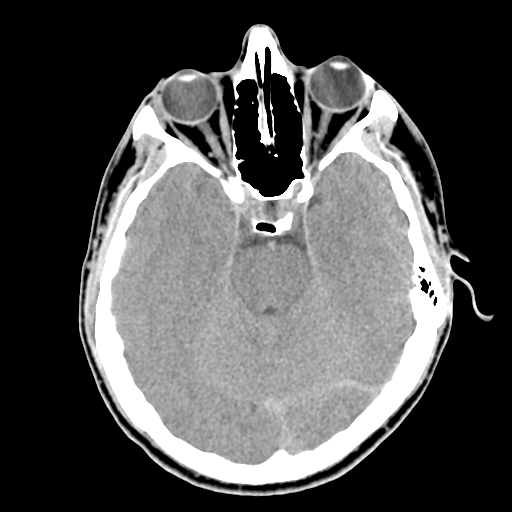
%> input picture HW7/CT.tif, 512 x 512 px
$ octave compression.m   (GNU Octave 9; MATLAB toolbox functions it lacks are replaced by stand-ins)
%> lines starting %> are read from the running program, lines starting %| are printed output that depends on the picture
### HW7/RLE.m
%Pratap Luitel
%ENGS 111
%HW 7
%This function computes the RLE compressed row vector from an input x
%matrix.

function [values,frequency]=RLE(x)
ind=1;
values(ind)=x(1);
frequency(ind)=1;

for i=2 :length(x)
    if x(i-1)==x(i)
       frequency(ind)=frequency(ind)+1;
    else ind=ind+1;
         values(ind)=x(i);
         frequency(ind)=1;
    end
end
end

### HW7/compressionHelp.m
%Pratap Luitel
%ENGS 111
%HW 7

%This script is based on prof Alex Hartov's jpgalg.m.
%Input
%imIn: input image
%quality: for quantization during compression
%Output
%originalSize: image size of orig image
%quantizedSize: image size after the G(u,v)/Q(u,v)*quality step
%RLEcompressed: image size after RLE compression


function [originalSize,quantizedSize,RLECompressed] = compressionHelp(imIn, quality);


R=double(imIn);


%% Convert from offset binary (uint8) to straight binary (int8)
% Note also that we operate on the RGB planes instead of the YCbCr, for
% demo purposes.
R=R-128;


%% Perfrom DCT on 8x8 blocks
% We use the matlab dct2 function, combined with the blckproc() function.
% The DCT is a real valued function that is similar in nature to the
% fourier transform, except that the kernel is purely real and so is the
% output.  It represents the spatial frequency content of an array or
% image.
% Note the mechanism to use the dct2 function on subimages of the R plane:
% First define a pointer to the function dct2, then call it with the array
% and block size.
imOut=double(zeros(size(imIn)));
fun=@dct2;      % Pointer to the function dct2
Rdct=blkproc(R,[8 8],fun);  % Note the use of the function on 8x8 blocks

imOut = Rdct;
imOut=(imOut-min(imOut(:)));
imOut=imOut/max(imOut(:));


%% Scale by the quantization matrix and round off
% Quantization matrix, defined in JPEG format standard
Q=[16, 11, 10, 16,  24,  40,  51,  61
   12, 12, 14, 19,  26,  58,  60,  55
   14, 13, 16, 24,  40,  57,  69,  56
   14, 17, 22, 29,  51,  87,  80,  62
   18, 22, 37, 56,  68, 109, 103,  77
   24, 35, 55, 64,  81, 104, 113,  92
   49, 64, 78, 87, 103, 121, 120, 101
   72, 92, 95, 98, 112, 100, 103,  99];

% "Quality" factor.
q=quality;    % Try q=1 & q=15 for example

% Again, apply the operation of scaling through the blkproc() function
% call.  Here we define the function explicitely with the matrix Q and the
% quality factor.
fun=@(x) round(x./(Q*q));
Rdct=blkproc(Rdct,[8 8],fun);

imOut=Rdct;
imOut=(imOut-min(imOut(:)));
imOut=imOut/max(imOut(:));


%% Check how different the image is from the original
% Compute the recovered image
fun=@(x) x.*Q*q;
R1=blkproc(Rdct,[8 8],fun);

fun=@idct2;
R2=blkproc(R1,[8 8],fun);

R3=R2+128;

imOut=uint8(zeros(size(imIn)));
imOut=uint8(R3);

% Compute the difference image between original pixel values and recovered
% image pixel values.
Rdiff=abs((R+128)-R3);
imOut=uint8(Rdiff);


%% Original Image
originalSize=prod(size(imIn));

%% Quantized Image
index=find(round(Rdct)~=0);
vals=Rdct(index);
quantizedSize=length(index);


%% Entropy coded
entropyCodedIm = entropyCode(imOut);

%% RLE
x = reshape(entropyCodedIm,1,numel(entropyCodedIm));
[RLE_Values,RLE_Frequency] = RLE(x);
RLECompressed = numel(RLE_Values);


end

### HW7/entropyCode.m
%Pratap Luitel
%ENGS 111
%HW 7

%this function returns an entropy coded version of the
%input matrix imIn. Entropy Coding is rearranging the
%matrix element from top left to bottom right, inverse diagonals.

function imOut = entropyCode(imIn)
%entropy coding
nDiagonals = size(imIn,1)*2 - 1;
maxDiagonal = (nDiagonals  - 1)/2;
imOut = zeros(1,prod(size(imIn)));
counter = 1;

imIn = flip(imIn);
for i = -maxDiagonal:maxDiagonal
    tempV = diag(imIn,i);

    if mod(i,2) == 0
        tempV = flip(tempV);
    end
    counterEnd = counter + length(tempV);
    imOut(counter:counterEnd-1) = tempV(:);
    counter = counterEnd;
end

end

### HW7/compression.m
%Pratap Luitel
%ENGS 111
%HW 7

%This script does computations associated with a,b,c and d in HW 7 part a.


%% image manipulation
filename = 'CT.tif';
im = imread(filename);
%> im is the input picture: size 512x512 uint8; min 0, max 255, mean 80.4
[freq,index] = imhist(im);%frequency vs intensity of the histogram
%> freq = 256 values, max 140400 at index 1, min 0 at index 2, mean 1024; index = 256 values from 0 to 255
[maxFreq,maxIndex] = max(freq(:));%highest frequency and intensity
%> maxFreq = 140400; maxIndex = 1
[minFreq,minIndex] = min(freq(:));%lowest frequency and intensity
%> minFreq = 0; minIndex = 2
nGrayscale = freq > 0; %# of grayscale values
%> nGrayscale = 256 logical values, 126 true
nGrayscale = sum(nGrayscale(:));
%> nGrayscale = 126

fileinfo = dir(filename);
fileSize = fileinfo.bytes;
imageSize = size(im,1)*size(im,2);
%> imageSize = 262144


%% RLE
xx = reshape(im,1,size(im,1)*size(im,2)); %reshape image into a row
[RLE_Values,RLE_Freq] = RLE(xx);
%> after the loop in RLE, `for i=2 :length(x)`: ind = 89823
RLE_Size = prod(size(RLE_Freq))*2; % times 2 for frequency
%> RLE_Size = 179646


%% compressed: DCT+Quantization+Entropy+RLE
[o,q,r] = compressionHelp(im,1); %quality = 1
%> in compressionHelp, `Rdct=blkproc(R,[8 8],fun);`:
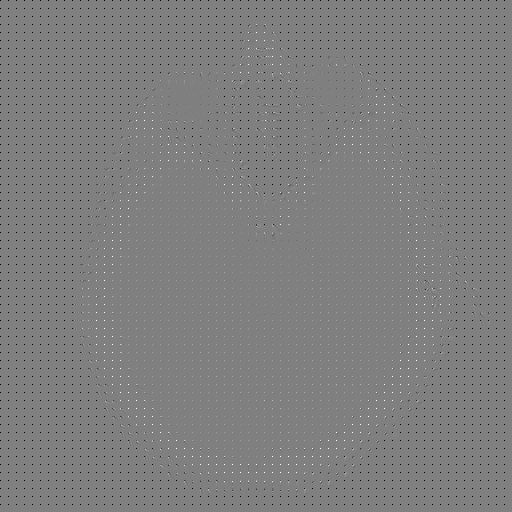
%> Rdct: size 512x512 double; min -1024, max 1016, mean -6; drawn with min black and max white
%> in compressionHelp, `imOut=(imOut-min(imOut(:)));`:
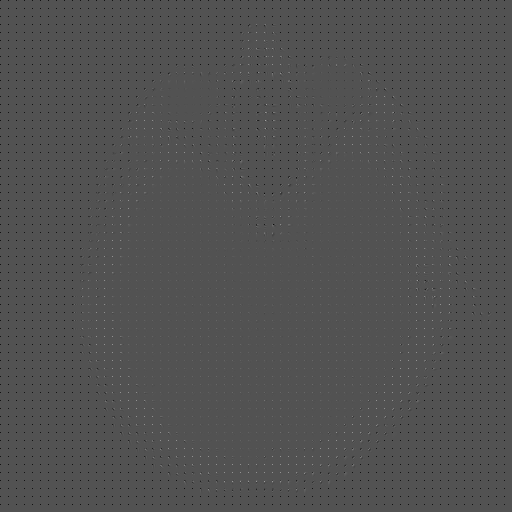
%> imOut: size 512x512 double; min 0, max 163, mean 81.6
%> in compressionHelp, `R2=blkproc(R1,[8 8],fun);`:
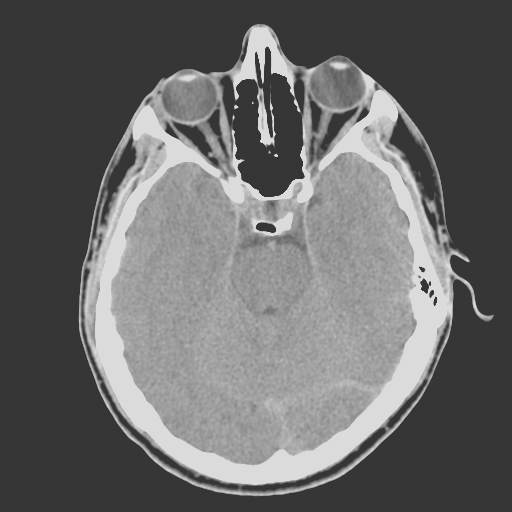
%> R2: size 512x512 double; min -211.4, max 181.5, mean -47.5; drawn with min black and max white
%> in compressionHelp, `Rdiff=abs((R+128)-R3);`:
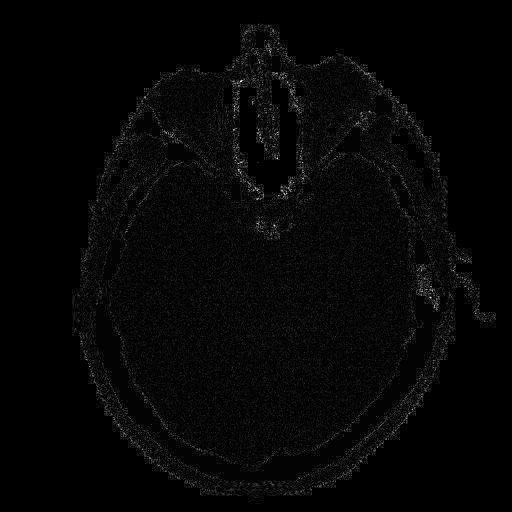
%> Rdiff: size 512x512 double; min 2.84e-14, max 83.43, mean 2; drawn with min black and max white
%> in compressionHelp, `imOut=uint8(Rdiff);`:
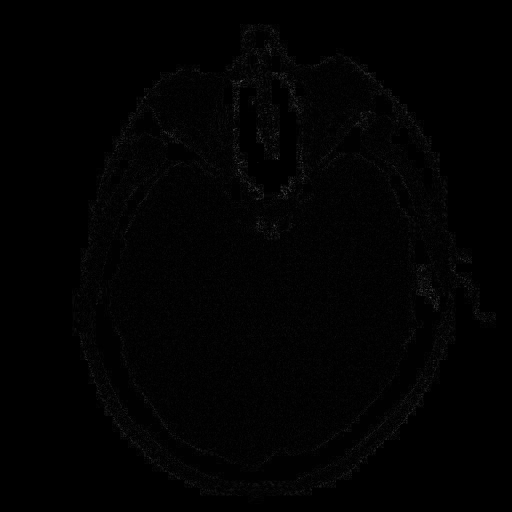
%> imOut: size 512x512 uint8; min 0, max 83, mean 2
%> in compressionHelp, `index=find(round(Rdct)~=0);`: index = 28510 values from 1 to 258553
%> in compressionHelp, `quantizedSize=length(index);`: quantizedSize = 28510
%> the loop in entropyCode, `for i = -maxDiagonal:maxDiagonal` made 1023 passes
%> tempV on passes 1 to 12: 0, [0; 0], [0; 0; 0], [0; 0; 0; 0], [0; 0; 0; 0; 0], [0; 0; 0; 0; 0; 0], [0; 0; 0; 0; 0; 0; 0], [0; 0; 0; 0; 0; 0; 0; 0], [0; 0; 0; 0; 0; 0; 0; 0; 0], [0; 0; 0; 0; 0; 0; 0; 0; 0; 0], [0; 0; 0; 0; 0; 0; 0; 0; 0; 0; 0], [0; 0; 0; 0; 0; 0; 0; 0; 0; 0; 0; 0]
%> o = 262144; q = 28510; r = 112853


%% printing
fprintf('a)\n');
fprintf('\n');
fprintf('Image size(pixel) = %d x %d\n',size(im,1),size(im,2));
%| Image size(pixel) = 512 x 512
fprintf('Expected file size = %d bytes \n',imageSize);
%| Expected file size = 262144 bytes
fprintf('Actual file size = %d bytes \n', fileSize);
fprintf('\n');
fprintf('Actual file size is bigger than expected file size\n');
fprintf('This is because the actual file stores extra information like\n');
fprintf('Camera Specification, Quantization table, etc \n');
fprintf('\n');
fprintf('b)\n');
fprintf('\n');
fprintf('# of values represnted: %d\n',nGrayscale);
%| # of values represnted: 126
fprintf('Highest frequency for: %d\n',maxIndex-1);
%| Highest frequency for: 0
fprintf('Highest vales in the range of 130-180\n');
fprintf('\n');
fprintf('c)\n');
fprintf('\n');
fprintf('# of bytes originally: %d\n',imageSize);
%| # of bytes originally: 262144
fprintf('# of bytes after RLE compression: %d\n',RLE_Size);
%| # of bytes after RLE compression: 179646
fprintf('# of bytes saved by RLE: %d\n',imageSize - RLE_Size);
%| # of bytes saved by RLE: 82498
fprintf('\n');
fprintf('d)\n');
fprintf('# of bytes originally: %d\n',o);
%| # of bytes originally: 262144
fprintf('# of bytes after DCT,entropy coding and RLE compression: %d\n',r);
%| # of bytes after DCT,entropy coding and RLE compression: 112853
fprintf('# of bytes saved by total compression: %d\n',o - r);
%| # of bytes saved by total compression: 149291

fprintf('\n');


%%
